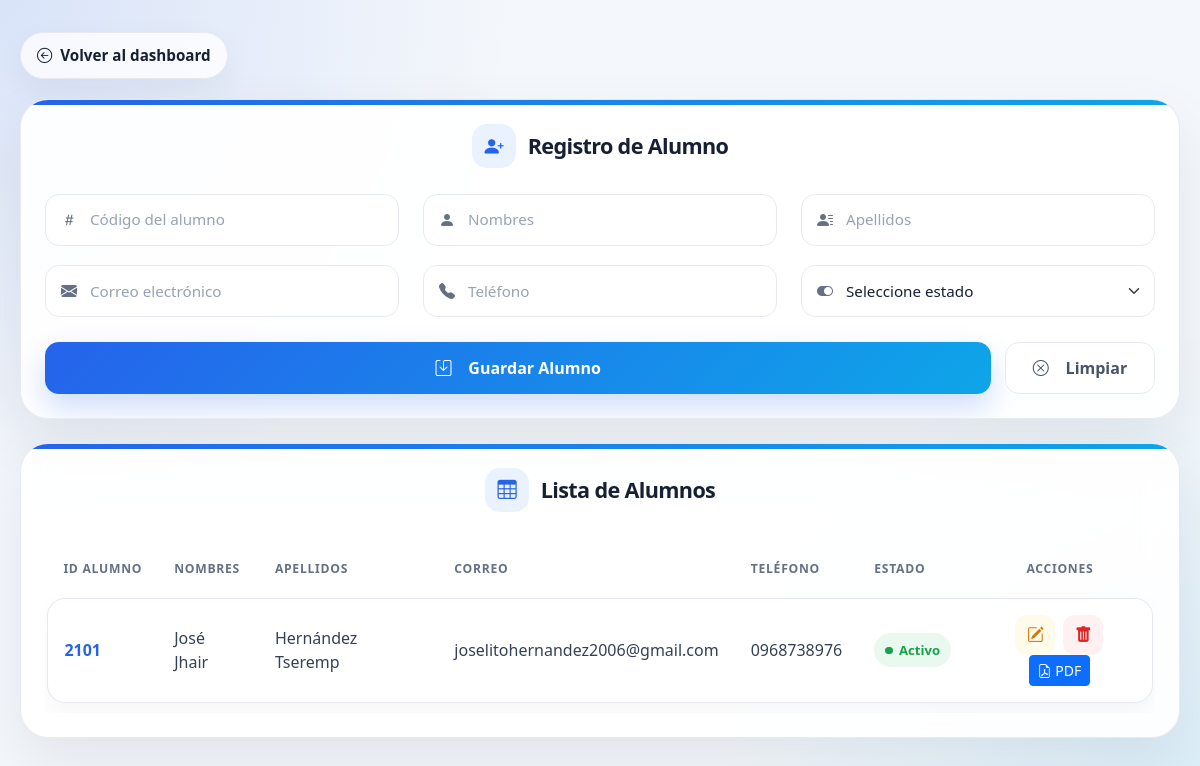
The page /view/alumnos/formulario.php (signed in) on the database its author committed.
### tables this page shows
CREATE TABLE `alumnos` (
  `id_alumno` int(11) NOT NULL,
  `nombres` varchar(60) NOT NULL,
  `apellidos` varchar(60) NOT NULL,
  `correo` varchar(60) NOT NULL,
  `telefono` varchar(20) DEFAULT NULL,
  `estado` varchar(20) DEFAULT NULL,
  `creado_en` timestamp NOT NULL DEFAULT current_timestamp()
);

### config/database.php (called while the page is built)
<?php
class Database{
    public static function connect(){
        return new PDO("mysql:host=localhost;dbname=ecolastico", "root","");
    }
}
?>

### model/Alumno.php (called while the page is built, shortened)
<?php
require_once __DIR__.'/../config/database.php';
class Alumno {
private $db;
public function __construct()
    {
        $this->db = Database::connect();
    }
    public function obtenerTodo()
    {
        $sql = "SELECT * FROM alumnos ORDER BY id_alumno DESC";
        $stmt = $this->db->prepare($sql);
        $stmt->execute();
        return $stmt->fetchAll(PDO::FETCH_ASSOC);
    }
}
?>

### view/alumnos/formulario.php (the view, shortened to what this page needs)
<?php
require_once '../../model/Alumno.php';
$alumno = new Alumno();
$data = [
    'id_alumno' => '',
    'nombres' => '',
    'apellidos' => '',
    'correo' => '',
    'telefono' => '',
    'estado' => ''
];
$alumnos = $alumno->obtenerTodo();
?>
<!DOCTYPE html>
<html lang="es">
<head>
  <link href="https://cdn.jsdelivr.net/npm/bootstrap@5.3.3/dist/css/bootstrap.min.css" rel="stylesheet">
  <link href="https://cdn.jsdelivr.net/npm/bootstrap-icons@1.10.5/font/bootstrap-icons.css" rel="stylesheet">
</head>
<body>
<div class="main-container">
  <a href="../dashboard/dashboard.php" class="back-link">
    <i class="bi bi-arrow-left-circle"></i> Volver al dashboard
  </a>
  <div class="card-custom">
    <h4 class="title">
      <i class="bi bi-person-plus-fill"></i>
      <?= isset($_GET['id']) ? 'Editar Alumno' : 'Registro de Alumno' ?>
    </h4>
    <form action="../../controller/AlumnoController.php" method="POST">
      <div class="row">
        <div class="col-md-4">
          <div class="form-group">
            <i class="bi bi-hash"></i>
            <input
              type="number"
              class="form-control"
              id="id_alumno"
              name="id_alumno"
              placeholder="Código del alumno"
              value="<?= htmlspecialchars($data['id_alumno'] ?? '') ?>"
              <?= isset($_GET['id']) ? 'readonly' : '' ?>
              >
          </div>
        </div>
        <div class="col-md-4">
          <div class="form-group">
            <i class="bi bi-person-fill"></i>
            <input
              type="text"
              class="form-control"
              id="nombres"
              name="nombres"
              placeholder="Nombres"
              value="<?= htmlspecialchars($data['nombres']) ?>"
              required>
          </div>
        </div>
        <div class="col-md-4">
          <div class="form-group">
            <i class="bi bi-person-lines-fill"></i>
            <input
              type="text"
              class="form-control"
              id="apellidos"
              name="apellidos"
              placeholder="Apellidos"
              value="<?= htmlspecialchars($data['apellidos']) ?>"
              required>
          </div>
        </div>
        <div class="col-md-4">
          <div class="form-group">
            <i class="bi bi-envelope-fill"></i>
            <input
              type="email"
              class="form-control"
              id="correo"
              name="correo"
              placeholder="Correo electrónico"
              value="<?= htmlspecialchars($data['correo']) ?>">
          </div>
        </div>
        <div class="col-md-4">
          <div class="form-group">
            <i class="bi bi-telephone-fill"></i>
            <input
              type="text"
              class="form-control"
              id="telefono"
              name="telefono"
              placeholder="Teléfono"
              value="<?= htmlspecialchars($data['telefono']) ?>">
          </div>
        </div>
        <div class="col-md-4">
          <div class="form-group">
            <i class="bi bi-toggle-on"></i>
            <select
              class="form-select"
              id="estado"
              name="estado"
              required>
              <option value="">Seleccione estado</option>
            </select>
          </div>
        </div>
      </div>
      <div class="d-flex gap-2 mt-2">
        <button type="submit" class="btn-save">
          <i class="bi bi-save me-2"></i>
          <?= isset($_GET['id']) ? 'Actualizar Alumno' : 'Guardar Alumno' ?>
        </button>
        <a href="formulario.php" class="btn btn-outline-secondary btn-clear">
          <i class="bi bi-x-circle me-2"></i>
          Limpiar
        </a>
      </div>
    </form>
  </div>
  <div class="card-custom">
    <h4 class="title">
      <i class="bi bi-table"></i>
      Lista de Alumnos
    </h4>
    <div class="table-responsive">
      <table class="table table-hover align-middle">
        <thead>
          <tr>
            <th>ID Alumno</th>
            <th>Nombres</th>
            <th>Apellidos</th>
            <th>Correo</th>
            <th>Teléfono</th>
            <th>Estado</th>
            <th class="text-center">Acciones</th>
          </tr>
        </thead>
        <tbody>
          <?php foreach ($alumnos as $a): ?>
            <tr>
              <td><?= htmlspecialchars($a['id_alumno']) ?></td>
              <td><?= htmlspecialchars($a['nombres']) ?></td>
              <td><?= htmlspecialchars($a['apellidos']) ?></td>
              <td><?= htmlspecialchars($a['correo']) ?></td>
              <td><?= htmlspecialchars($a['telefono']) ?></td>
              <td>
                <?php if ($a['estado'] == 'ACTIVO'): ?>
                  <span class="badge-activo">Activo</span>
                <?php else: ?>
                  <span class="badge-inactivo">Inactivo</span>
                <?php endif; ?>
              </td>
              <td class="text-center">
                <a
                  href="formulario.php?id=<?= $a['id_alumno'] ?>"
                  class="action-btn edit-btn"
                  title="Editar">
                  <i class="bi bi-pencil-square"></i>
                </a>
                <a
                  href="../../controller/AlumnoController.php?eliminar=<?= $a['id_alumno'] ?>"
                  class="action-btn delete-btn"
                  title="Eliminar"
                  onclick="return confirm('¿Está seguro de eliminar este alumno?');">
                  <i class="bi bi-trash-fill"></i>
                </a>
                <a href='../../controller/ReporteAlumnoController.php?accion=reporte&id=<?= $a['id_alumno'] ?>' target='_blank' class='btn btn-sm btn-primary'>
                                 <i class="bi bi-file-earmark-pdf"></i> PDF
                                    </a>
              </td>
            </tr>
          <?php endforeach; ?>
        </tbody>
      </table>
    </div>
  </div>
</div>
</body>
</html>

### rows shown on the page
alumnos: id_alumno "2101", nombres "José Jhair", apellidos "Hernández Tseremp", correo "joselitohernandez2006@gmail.com", telefono "0968738976", estado "Activo"
